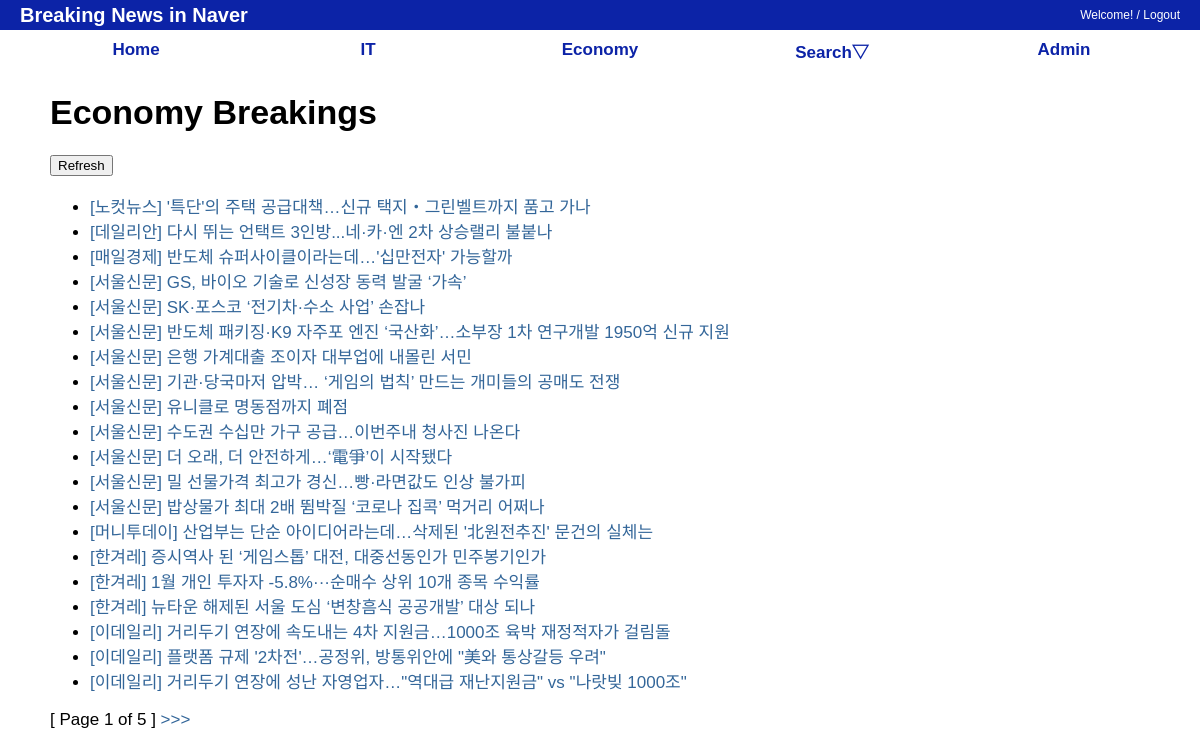
The app's page /economy/ with its own data.
### economy/models.py (models this page shows)
class EconomyNews(models.Model):
    title = models.CharField(max_length=200)
    summary = models.CharField(blank=True)
    paper = models.CharField(max_length=100)
    def __str__(self):
        return self.title

### economy/views.py (the view)
# urls.py: path('', EconomyLV.as_view(), name='e_index'),
class EconomyLV(ListView):
    model = EconomyNews
    template_name = 'economy_list.html'
    paginate_by = 20

### economy/templates/economy/economynews_list.html (shortened to what this page needs)
{% extends "base.html" %}
{% block content %}
<div id="content">
    <h1>Economy Breakings</h1>
    <form action="/economy/refresh" method="post">
        <input type="submit" value="Refresh">
    <ul>
        {% for economy in object_list %}
            <li><a href="{% url 'economy:e_detail' economy.id %}" target='_blank'>[{{ economy.paper }}] {{ economy }}</a></li>
        {% endfor %}
    </ul>
    <div>
        [ Page {{ page_obj.number }} of {{ page_obj.paginator.num_pages}} ]
        {% if page_obj.has_next %}
            <a href="?page={{ page_obj.next_page_number }}"> >>> </a>
        {% endif %}
    </div>
</div>
{% endblock %}

### static/css/base.css (style rules this page uses)
body { font-family: "Lucida Grande", Verdana, Arial, sans-serif; font-size: 17px; }
div#content { position: absolute; top: 70px; left: 50px; right: 50px; }
a:link, a:visited { color: #369; text-decoration: none; }

### records on screen
EconomyNews: paper "노컷뉴스", title "'특단'의 주택 공급대책…신규 택지‧그린벨트까지 품고 가나"
EconomyNews: paper "데일리안", title "다시 뛰는 언택트 3인방...네·카·엔 2차 상승랠리 불붙나"
EconomyNews: paper "매일경제", title "반도체 슈퍼사이클이라는데…'십만전자' 가능할까"
EconomyNews: paper "서울신문", title "GS, 바이오 기술로 신성장 동력 발굴 ‘가속’"
EconomyNews: paper "서울신문", title "SK·포스코 ‘전기차·수소 사업’ 손잡나"
EconomyNews: paper "서울신문", title "반도체 패키징·K9 자주포 엔진 ‘국산화’…소부장 1차 연구개발 1950억 신규 지원"
EconomyNews: paper "서울신문", title "은행 가계대출 조이자 대부업에 내몰린 서민"
EconomyNews: paper "서울신문", title "기관·당국마저 압박… ‘게임의 법칙’ 만드는 개미들의 공매도 전쟁"
EconomyNews: paper "서울신문", title "유니클로 명동점까지 폐점"
EconomyNews: paper "서울신문", title "수도권 수십만 가구 공급…이번주내 청사진 나온다"
EconomyNews: paper "서울신문", title "더 오래, 더 안전하게…‘電爭’이 시작됐다"
EconomyNews: paper "서울신문", title "밀 선물가격 최고가 경신…빵·라면값도 인상 불가피"
EconomyNews: paper "서울신문", title "밥상물가 최대 2배 뜀박질 ‘코로나 집콕’ 먹거리 어쩌나"
EconomyNews: paper "머니투데이", title "산업부는 단순 아이디어라는데…삭제된 '北원전추진' 문건의 실체는"
EconomyNews: paper "한겨레", title "증시역사 된 ‘게임스톱’ 대전, 대중선동인가 민주봉기인가"
EconomyNews: paper "한겨레", title "1월 개인 투자자 -5.8%···순매수 상위 10개 종목 수익률"
EconomyNews: paper "한겨레", title "뉴타운 해제된 서울 도심 ‘변창흠식 공공개발’ 대상 되나"
EconomyNews: paper "이데일리", title "거리두기 연장에 속도내는 4차 지원금…1000조 육박 재정적자가 걸림돌"
EconomyNews: paper "이데일리", title "플랫폼 규제 '2차전'…공정위, 방통위안에 \"美와 통상갈등 우려\""
EconomyNews: paper "이데일리", title "거리두기 연장에 성난 자영업자…\"역대급 재난지원금\" vs \"나랏빚 1000조\""

### other values on screen
{{ page_obj.number }} "1"
{{ page_obj.paginator.num_pages }} "5"
